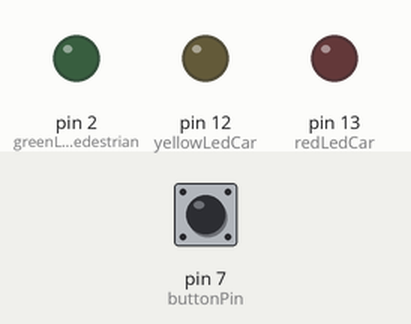
Bench run of a sketch on a simulated Arduino Uno, built with avr-gcc and run on an emulated ATmega328P. Parts: output pins drawn as LEDs (lit = HIGH). Dashed ring = blinking. The inputs (shaded band) are chosen by the test bench; at power-on: pin 7 (buttonPin) LOW.

Above: at 1.2 s.
1.3 s: pin 7 (buttonPin) pulled HIGH for 0.15 s
At 1.9 s:
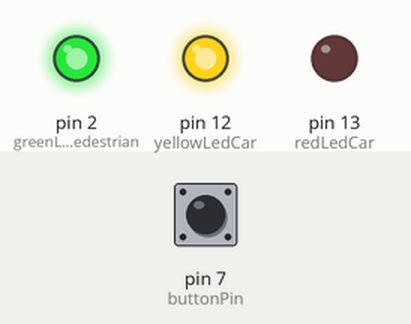
4.4 s: pin 7 (buttonPin) pulled HIGH for 1 s
At 6.2 s:
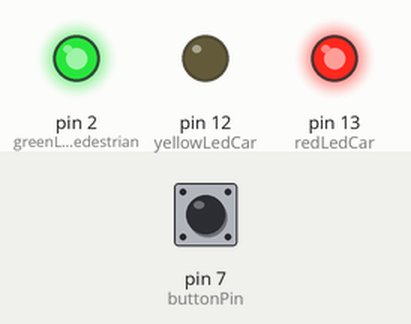
7.9 s: pin 7 (buttonPin) pulled HIGH for 3.2 s
At 12.3 s:
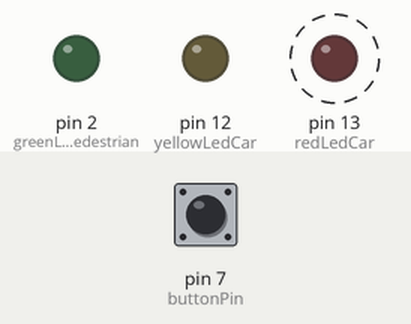
Timing chart, 0 to 13.8 s (numbered marks = the images above; inputs shaded):
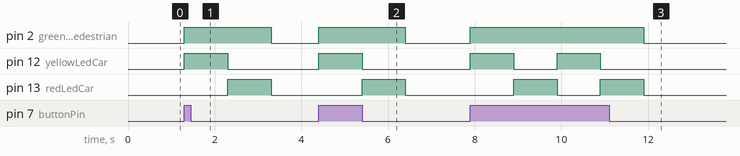

Measured:
- after the input at 1.3 s, pin 2 (greenLedPedestrian): LOW → HIGH at once, → LOW 2.0 s later; pin 12 (yellowLedCar): LOW → HIGH at once, → LOW 1.0 s later; pin 13 (redLedCar): LOW → HIGH after 1.0 s, → LOW 1.0 s later
- after the input at 4.4 s, pin 2 (greenLedPedestrian): LOW → HIGH at once, → LOW 2.0 s later; pin 12 (yellowLedCar): LOW → HIGH at once, → LOW 1.0 s later; pin 13 (redLedCar): LOW → HIGH after 1.0 s, → LOW 1.0 s later
- after the input at 7.9 s, pin 2 (greenLedPedestrian): LOW → HIGH at once, → LOW 4.0 s later; pin 12 (yellowLedCar): alternates HIGH for 1.0 s and LOW for 1.0 s, 4 changes in all, then stays LOW, starting at once; pin 13 (redLedCar): alternates HIGH for 1.0 s and LOW for 1.0 s, 4 changes in all, then stays LOW, starting after 1.0 s

The sketch:

_quiz_11__1_.ino
```cpp
int buttonPin = 7;
int redLedCar = 13;
int yellowLedCar = 12;
int greenLedCar = 11;
int redLedPedestrian = 3;
int greenLedPedestrian = 2;

int buttonState = 0;

void setup(){
  pinMode(yellowLedCar, OUTPUT);
  pinMode(redLedCar, OUTPUT);
  pinMode(greenLedPedestrian, OUTPUT);
  pinMode(buttonPin, INPUT);
  digitalWrite(greenLedCar, HIGH);
  digitalWrite(redLedPedestrian, HIGH);
}

void loop(){
  buttonState = digitalRead(buttonPin);

  if(buttonState == HIGH){
    digitalWrite(greenLedPedestrian, HIGH);
    digitalWrite(redLedPedestrian, LOW);
    digitalWrite(greenLedCar, LOW);
    digitalWrite(yellowLedCar, HIGH);
    digitalWrite(redLedCar, LOW);
    delay(1000);

    digitalWrite(greenLedPedestrian, HIGH);
    digitalWrite(redLedPedestrian, LOW);
    digitalWrite(greenLedCar, LOW);
    digitalWrite(yellowLedCar, LOW);
    digitalWrite(redLedCar, HIGH);
    delay(1000);


  } else {
    digitalWrite(greenLedCar, HIGH);
    digitalWrite(redLedPedestrian, HIGH);
    digitalWrite(redLedCar, LOW);
    digitalWrite(greenLedPedestrian, LOW);
  }
}
```
